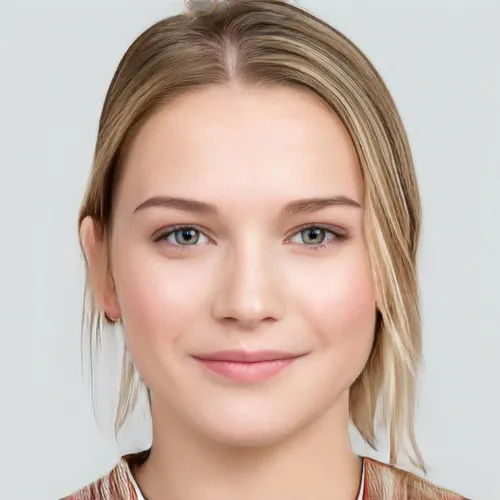
#> input picture Ejemplos deteccion de rostros/ejemplo.jpg, 500 x 500 px, given in place of the camera
$ python detectorRostroVideoBorrosa.py
#> lines starting #> are read from the running program, lines starting #| are printed output that depends on the picture
import cv2
import numpy as np

cap = cv2.VideoCapture(0)

faceClassif = cv2.CascadeClassifier('haarcascade_frontalface_default.xml')

while True:
	ret,frame = cap.read()
#> frame is the input picture: shape (500, 500, 3); mean B, G, R 170.7, 181.8, 201.7
	gray = cv2.cvtColor(frame, cv2.COLOR_BGR2GRAY)
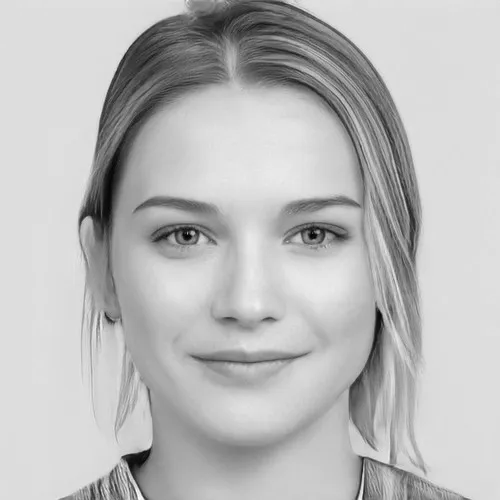
#> gray: shape (500, 500); min 1, max 254, mean 186.5

	faces = faceClassif.detectMultiScale(gray, 1.3, 5)
#> faces = [[76, 99, 343, 343]]

	for (x,y,w,h) in faces:
		cv2.rectangle(frame, (x,y),(x+w,y+h),(0,255,0),2)
		frame[y:y+h, x:x+w]=cv2.GaussianBlur(frame[y:y+h, x:x+w],(15,15),0)
		frame[y:y+h, x:x+w]=cv2.erode(frame[y:y+h, x:x+w],None,iterations=3)
#> this loop made 1 pass
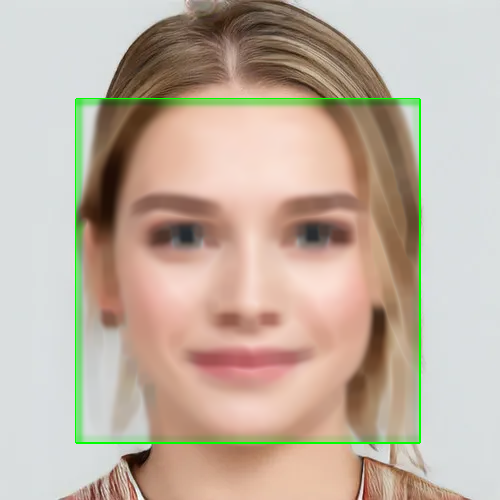
#> frame: shape (500, 500, 3); mean B, G, R 162.5, 177.6, 193.6
	cv2.imshow('frame',frame)

	if cv2.waitKey(1) & 0xFF == ord('q'):
#> (key q is pressed here)
		break
cap.release()
cv2.destroyAllWindows()
